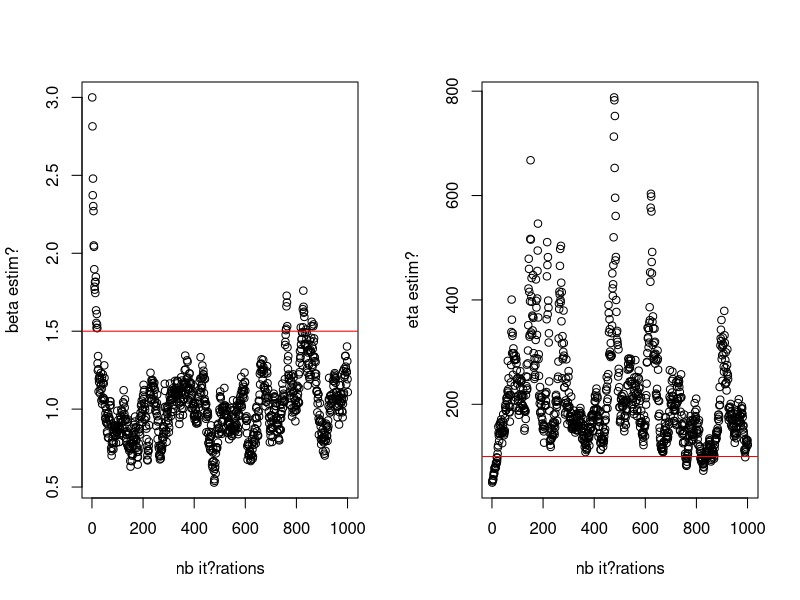

This figure's R source:
#Methode SEM

#C on simule les donn?es qu'on a pas pu observ?es (qu'on avait mises ? c)
beta=1.5
eta=100
c=40
n=50
t <- rweibull(n,beta,eta)
t[t>c]=c
m=length(t[t<c])


simu=function(c,eta,beta,j)
{
  u=runif(j)
  return(eta*((-log(u)+(c/eta)^beta)^(1/beta)))
}


f2=function(b,t,n)
{
  1/b + (sum(log(t))/n) - ((sum((t^b)*log(t)))/(sum(t^b)))
}

EMV2=function(t)
{
  b.est = uniroot(f2,lower=0.001,upper=10,t=t,n=n)$root
  eta.est = (1/n * sum(t^b.est))^(1/b.est)
  return(list(beta_EMV=b.est,eta_EMV=eta.est))
}


eta0=50
beta0=3
K=1000
res=matrix(nrow = K+1,ncol = 2)
res[1,1]=beta0
res[1,2]=eta0
for (k in 1:K)
{
  t[t>=c]=simu(c,eta0,beta0,n-m)
  beta0=EMV2(t)$beta_EMV
  eta0=EMV2(t)$eta_EMV
  res[k+1,1]=beta0
  res[k+1,2]=eta0
}

x=seq(from=1,to=K+1,by=1)
par(mfrow = c(1,2))
plot(x,res[,1],xlab="nb it?rations",ylab="beta estim?")
abline(h=beta,col="red")
plot(x,res[,2],xlab="nb it?rations",ylab="eta estim?")
abline(h=eta,col="red")



